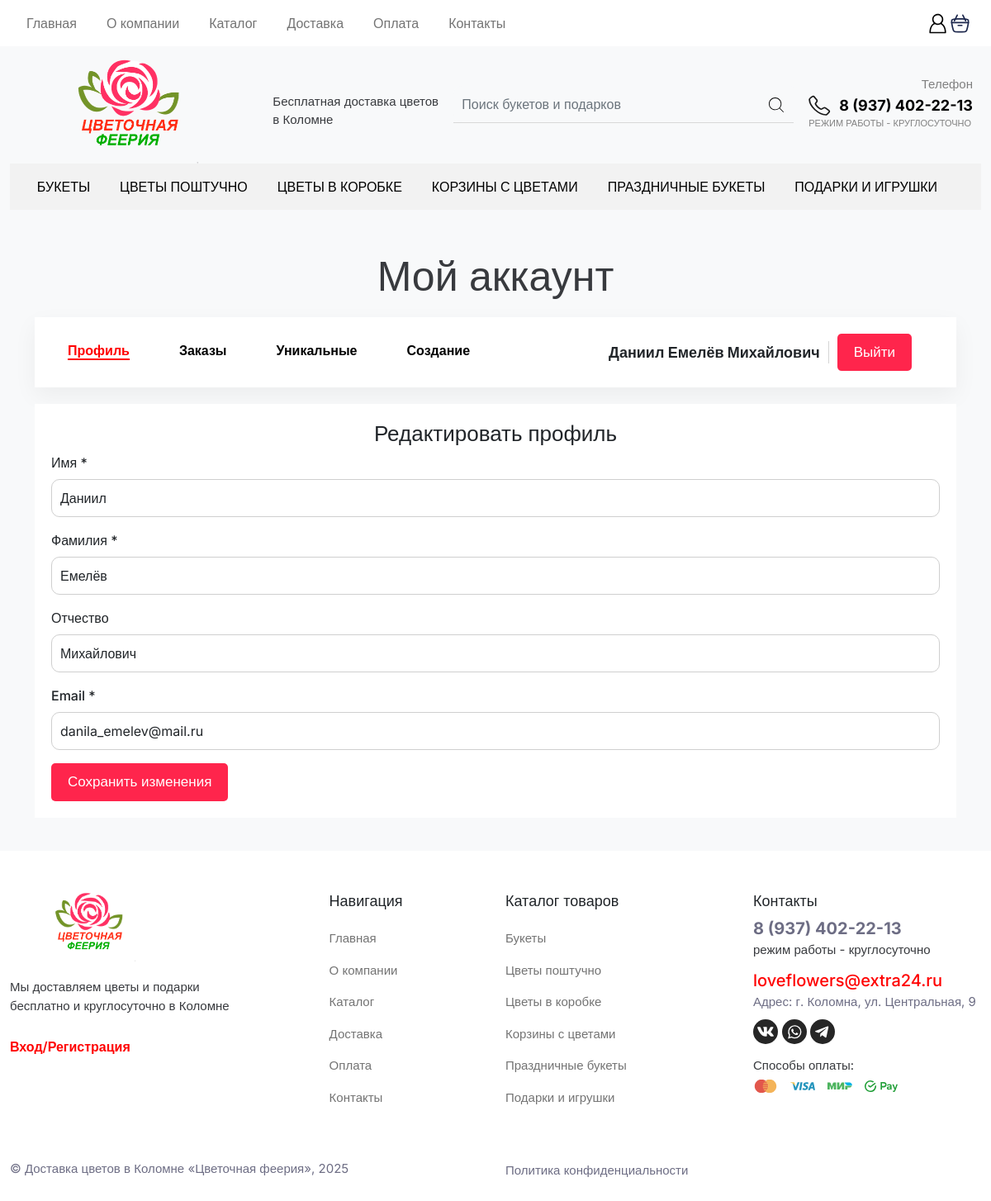
Screenshot of /admin_profile.php (signed in) with the database file from the repository.
### tables this page shows
CREATE TABLE `Users` (
  `id` int NOT NULL,
  `Name` varchar(50) NOT NULL,
  `Surname` varchar(50) NOT NULL,
  `Lastname` varchar(50) NOT NULL,
  `email` varchar(100) NOT NULL,
  `password` varchar(100) NOT NULL,
  `role` int NOT NULL
);

### objects/user.php (called while the page is built, shortened)
<?php
class User
{
    private $conn;
    private $table_name = "Users";
    public $id;
    public function __construct($db)
    {
        $this->conn = $db;
    }
    public function readOne()
    {
        $query = "SELECT name, surname, lastname, email FROM " . $this->table_name . " WHERE id = ? LIMIT 0,1";
        $stmt = $this->conn->prepare($query);
        $stmt->bindParam(1, $this->id);
        $stmt->execute();
        $row = $stmt->fetch(PDO::FETCH_ASSOC);
        $this->name = $row['name'];
        $this->surname = $row['surname'];
        $this->lastname = $row['lastname'];
        $this->email = $row['email'];
    }
}
?>

### admin_profile.php (the view, shortened to what this page needs)
<?php
include_once "objects/user.php";
$database = new Database();
$db = $database->getConnection();
$user = new User($db);
if (isset($_SESSION['id'])) {
    $user->id = $_SESSION['id'];
    $user->readOne();
}
?>
<!DOCTYPE html>
<html lang="en">
<head>
    <link href="https://cdn.jsdelivr.net/npm/bootstrap@5.0.2/dist/css/bootstrap.min.css" rel="stylesheet"
>
    <link rel="stylesheet" href="css/style.css">
    <link rel="stylesheet" href="https://cdn.jsdelivr.net/npm/bootstrap@5.1.3/dist/css/bootstrap.min.css"
>
    <link rel="stylesheet" href="./css/bootstrap.min.css">
    <link href="https://cdn.jsdelivr.net/npm/bootstrap@5.0.2/dist/css/bootstrap.min.css" rel="stylesheet"
>
</head>
<body>
    <?php include_once "components/header.php" ?>
    <section id="profile" class="bg-light">
        <div class="container">
            <h2 class="max-title">Мой аккаунт</h2>
            <div class="profile-menu">
                <div class="row w-100">
                    <div class="col-lg-6">
                        <div class="profile-left-menu">
                            <nav class="navbar navbar-expand-lg navbar-light">
                                <ul class="navbar-nav flex-row">
                                    <li class="nav-item">
                                        <a class="nav-link-profile" href="admin_profile.php"
                                            style="color:red; border-bottom:2px solid red;">Профиль</a>
                                    </li>
                                    <li class="nav-item">
                                        <a class="nav-link-profile" href="admin_orders.php">Заказы</a>
                                    </li>
                                    <li class="nav-item">
                                        <a class="nav-link-profile" href="unique_orders.php">Уникальные</a>
                                    </li>
                                    <li class="nav-item">
                                        <a class="nav-link-profile" href="create_product.php">Создание</a>
                                    </li>
                                </ul>
                            </nav>
                        </div>
                    </div>
                    <div class="col-lg-6">
                        <div class="profile-right-menu d-flex justify-content-center justify-content-lg-end">
                            <? echo '<div class="user-name">' . $user->name . ' ' . $user->surname . ' ' . $user->lastname . '</div>'; ?>
                            <button class="profile-btn btn btn-danger"
                                onclick="location.href='logout.php'">Выйти</button>
                        </div>
                    </div>
                </div>
            </div>
            <div class="profile-form">
                <h2 class="text-center" style="font-size:26px">Редактировать профиль</h2>
                <form action="#" method="POST" onsubmit="setTimeout(function(){ location.reload(); }, 2000);">
                    <div class="mb-3">
                        <label for="first_name" class="form-label">Имя *</label>
                        <input type="text" id="first_name" name="first_name" class="form-control"
                            value="<?php echo htmlspecialchars($user->name); ?>">
                    </div>
                    <div class="mb-3">
                        <label for="last_name" class="form-label">Фамилия *</label>
                        <input type="text" id="last_name" name="last_name" class="form-control"
                            value="<?php echo htmlspecialchars($user->surname); ?>">
                    </div>
                    <div class="mb-3">
                        <label for="middle_name" class="form-label">Отчество </label>
                        <input type="text" id="middle_name" name="middle_name" class="form-control"
                            value="<?php echo htmlspecialchars($user->lastname); ?>">
                    </div>
                    <div class="mb-3">
                        <label for="email" class="form-label">Email *</label>
                        <input type="email" id="email" name="email" class="form-control"
                            value="<?php echo htmlspecialchars($user->email); ?>">
                    </div>
                    <div class="text-left">
                        <button type="submit" id="saveButton" class="profile-btn btn btn-danger"
                            name="save_profile">Сохранить
                            изменения</button>
                    </div>
                </form>
            </div>
        </div>
    </section>
    <?php require_once "components/footer.php"; ?>
</body>
</html>

### css/style.css (style rules this page uses)
* { box-sizing: border-box; }
body { font-family: 'Inter', sans-serif !important; line-height: 1.5 !important; }
.navbar { justify-content: space-between !important; }
.nav-item { margin-right: 20px; }
.btn-danger { padding: 15px 20px !important; color: #fff !important; background-color: #ff254c !important; font-size: 15px !important; border: none !important; font-weight: 500 !important; border-radius: 5px !important; margin-right: 10px !important; }
.max-title { text-align: center; font-size: 40px; margin-bottom: 20px; font-weight: 500; color: #383a3e; }
.form-control { padding: 10px; border-radius: 10px; border: 1px solid #cfcfcf; }
label { margin-bottom: .5rem; }
.form-label { font-weight: 500; }
#profile { padding-top: 40px; padding-bottom: 40px; }
.profile-menu { background-color: #fff; box-shadow: 0 10px 29px 0 rgba(0, 0, 0, .05); padding: 20px; margin-bottom: 20px; display: flex; justify-content: space-between; }
.profile-right-menu { align-items: center; }
.user-name { font-size: 18px; font-weight: 700; border-right: 1px solid #D5D5D5; padding-right: 10px; margin-right: 10px; }
.nav-link-profile { color: #000; font-weight: 700; margin: 0 20px; text-decoration: none; }
.profile-form { background-color: #fff; padding: 20px; }
.profile-btn { padding: 10px 20px !important; background: var(--redcolor); color: #fff !important; font-size: 17px !important; font-weight: 500 !important; border-radius: 5px !important; border: none !important; cursor: pointer !important; }
.max-title { text-align: center; font-size: 50px; margin-bottom: 20px; color: #383A3E; }

### rows the page displays
users: Name "Даниил", Surname "Емелёв", Lastname "Михайлович", first_name "Даниил", last_name "Емелёв", middle_name "Михайлович", email "danila_emelev@mail.ru"
